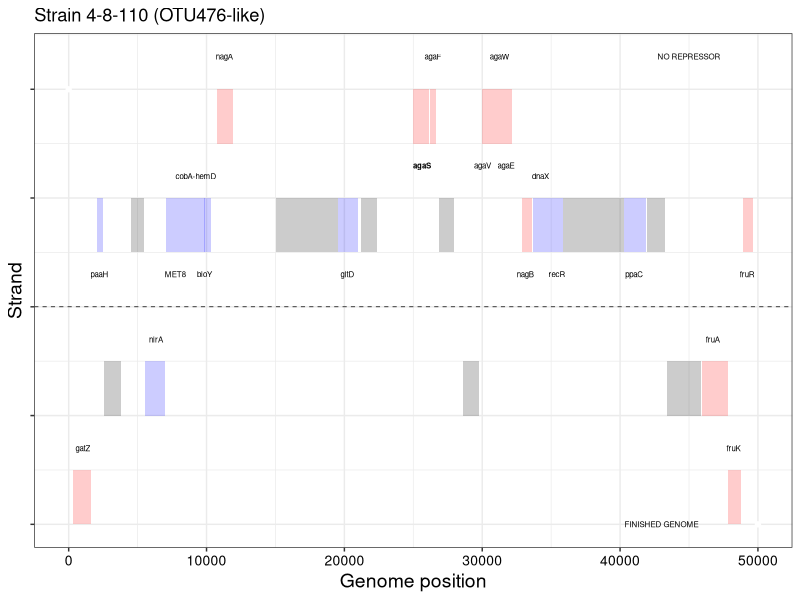
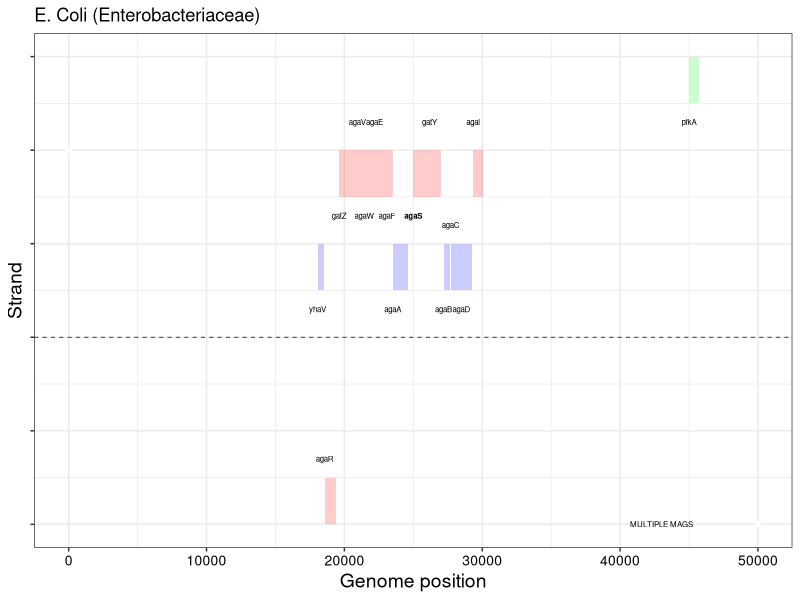
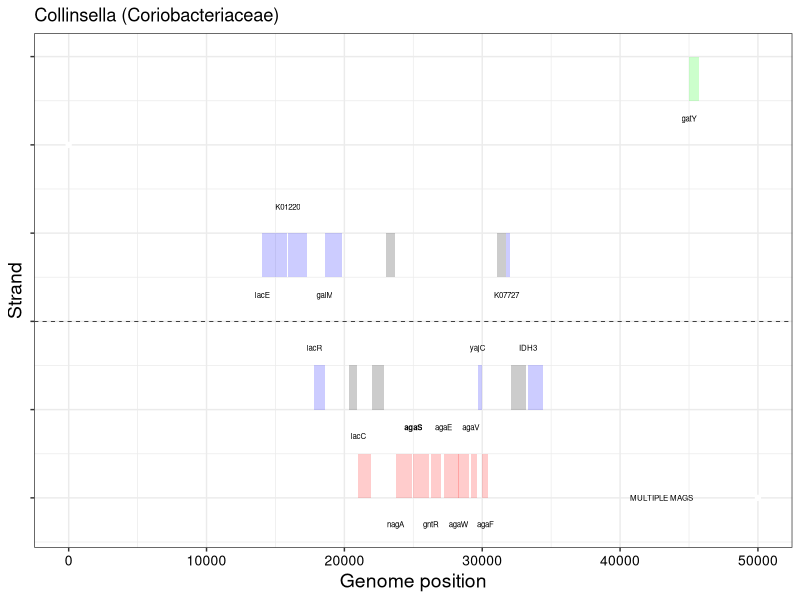
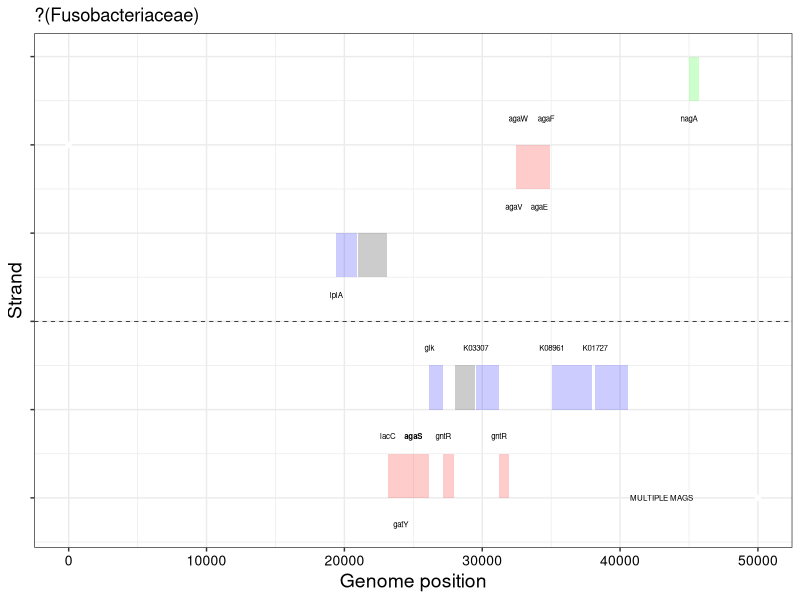
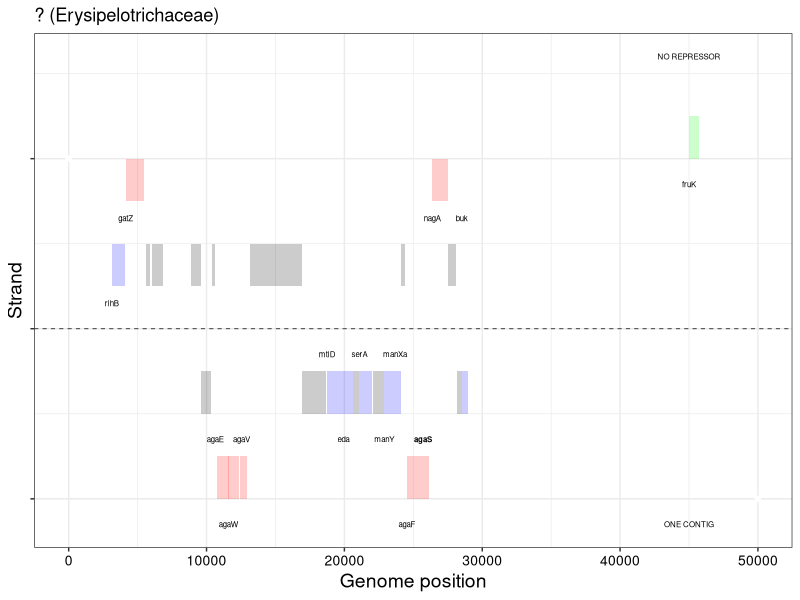
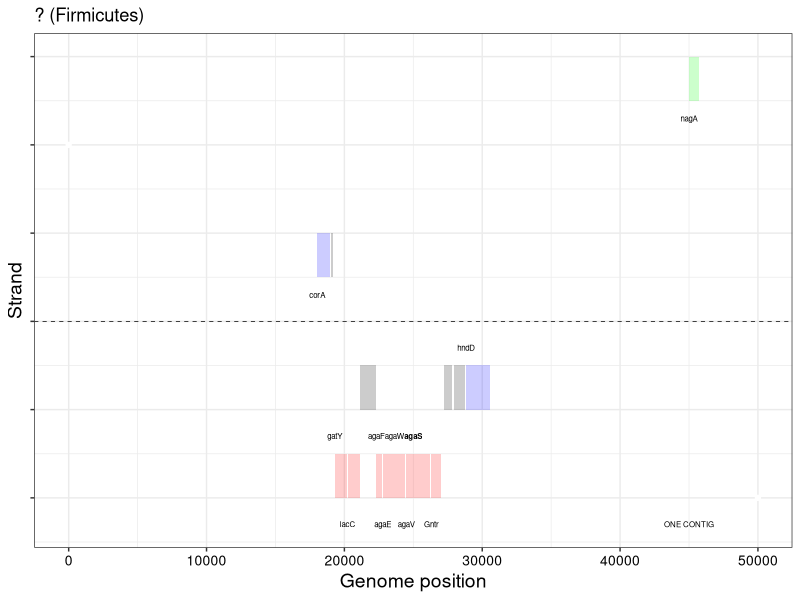

Reproduce these figures in R, in order.
library(ggplot2)
library(dplyr)
library(forcats)

Map <- read.csv("Limits.txt", header=T, sep="")

##4-8-110

Ct=-1481773

CairoPDF("4-8-110.pdf",width = 13.5,height = 3.3)

ggplot(dya = Map) + geom_point(mapping = aes(x = Map$X, y = Map$Y),color="white") +
  annotate("rect",xmin=1482111+Ct,xmax=1483427+Ct,ymin=-1.5,ymax=-2.0,alpha=.2,fill="red") + #gatZ-kbaZ
  annotate("text",x=1482811+Ct,y=-1.3,label="gatZ",size=2) +
  annotate("rect",xmin=1483814+Ct,xmax=1484275+Ct,ymin=0.5,ymax=1.0,alpha=.2,fill="blue") + #paaH, hbd, fadB, mmgB
  annotate("text",x=1484014+Ct,y=0.3,label="paaH",size=2) +
  annotate("rect",xmin=1484359+Ct,xmax=1485558+Ct,ymin=-0.5,ymax=-1,alpha=.2,fill="black") + #K07133
  annotate("rect",xmin=1486301+Ct,xmax=1487263+Ct,ymin=0.5,ymax=1,alpha=.2,fill="black") + #?
  annotate("rect",xmin=1487285+Ct,xmax=1488796+Ct,ymin=-0.5,ymax=-1.0,alpha=.2,fill="blue") + #nirA
  annotate("text",x=1488100+Ct,y=-0.3,label="nirA",size=2) +
  annotate("rect",xmin=1488854+Ct,xmax=1489408+Ct,ymin=0.5,ymax=1.0,alpha=.2,fill="blue") + #MET8
  annotate("text",x=1489500+Ct,y=0.3,label="MET8",size=2) +
  annotate("rect",xmin=1489398+Ct,xmax=1491629+Ct,ymin=0.5,ymax=1.0,alpha=.2,fill="blue") + #cobA-hemD
  annotate("text",x=1491000+Ct,y=1.2,label="cobA-hemD",size=2) +
  annotate("rect",xmin=1491619+Ct,xmax=1492128+Ct,ymin=0.5,ymax=1.0,alpha=.2,fill="blue") + #bioY
  annotate("text",x=1491619+Ct,y=0.3,label="bioY",size=2) +
  annotate("rect",xmin=1492548+Ct,xmax=1493687+Ct,ymin=1.5,ymax=2.0,alpha=.2,fill="red") + #nagA
  annotate("text",x=1493050+Ct,y=2.3,label="nagA",size=2) +
  annotate("rect",xmin=1496810+Ct,xmax=1501297+Ct,ymin=0.5,ymax=1.0,alpha=.2,fill="black") + #?
  annotate("rect",xmin=1501297+Ct,xmax=1502736+Ct,ymin=0.5,ymax=1.0,alpha=.2,fill="blue") + #gltD
  annotate("text",x=1502000+Ct,y=0.3,label="gltD",size=2) +
  annotate("rect",xmin=1502949+Ct,xmax=1504172+Ct,ymin=0.5,ymax=1.0,alpha=.2,fill="black") + #?
  annotate("rect",xmin=1506773+Ct,xmax=1507945+Ct,ymin=1.5,ymax=2.0,alpha=.2,fill="red") + #agaS
  annotate("text",x=1507400+Ct,y=1.3,label="agaS",size=2,fontface="bold") +
  annotate("rect",xmin=1507982+Ct,xmax=1508413+Ct,ymin=1.5,ymax=2.0,alpha=.2,fill="red") + #agaF
  annotate("text",x=1508200+Ct,y=2.3,label="agaF",size=2) +
  annotate("rect",xmin=1508628+Ct,xmax=1509740+Ct,ymin=0.5,ymax=1.0,alpha=.2,fill="black") + #K07496
  annotate("rect",xmin=1510380+Ct,xmax=1511540+Ct,ymin=-0.5,ymax=-1.0,alpha=.2,fill="black") + #
  annotate("rect",xmin=1511784+Ct,xmax=1512260+Ct,ymin=1.5,ymax=2.0,alpha=.2,fill="red") + #agaV
  annotate("text",x=1511784+Ct,y=1.3,label="agaV",size=2) +
  annotate("rect",xmin=1512295+Ct,xmax=1513080+Ct,ymin=1.5,ymax=2.0,alpha=.2,fill="red") + #agaW
  annotate("text",x=1513000+Ct,y=2.3,label="agaW",size=2) + 
  annotate("rect",xmin=1513070+Ct,xmax=1513933+Ct,ymin=1.5,ymax=2.0,alpha=.2,fill="red") + #agaE
  annotate("text",x=1513500+Ct,y=1.3,label="agaE",size=2) +
  annotate("rect",xmin=1514662+Ct,xmax=1515390+Ct,ymin=0.5,ymax=1.0,alpha=.2,fill="red") + #nagB
  annotate("text",x=1514900+Ct,y=0.3,label="nagB",size=2) +
  annotate("rect",xmin=1515460+Ct,xmax=1517061+Ct,ymin=0.5,ymax=1.0,alpha=.2,fill="blue") + #dnaX
  annotate("text",x=1516000+Ct,y=1.2,label="dnaX",size=2) +
  annotate("rect",xmin=1517062+Ct,xmax=1517649+Ct,ymin=0.5,ymax=1.0,alpha=.2,fill="blue") + #recR
  annotate("text",x=1517200+Ct,y=0.3,label="recR",size=2) +
  annotate("rect",xmin=1517649+Ct,xmax=1522022+Ct,ymin=0.5,ymax=1.0,alpha=.2,fill="black") +#?
  annotate("rect",xmin=1522032+Ct,xmax=1523633+Ct,ymin=0.5,ymax=1.0,alpha=.2,fill="blue") + #ppaC
  annotate("text",x=1522800+Ct,y=0.3,label="ppaC",size=2) +
  annotate("rect",xmin=1523713+Ct,xmax=1525014+Ct,ymin=0.5,ymax=1.0,alpha=.2,fill="black") +#?
  annotate("rect",xmin=1525200+Ct,xmax=1527665+Ct,ymin=-0.5,ymax=-1.0,alpha=.2,fill="black") +#?
  annotate("rect",xmin=1527737+Ct,xmax=1529626+Ct,ymin=-0.5,ymax=-1.0,alpha=.2,fill="red") + #fruA
  annotate("text",x=1528500+Ct,y=-0.3,label="fruA",size=2) +
  annotate("rect",xmin=1529628+Ct,xmax=1530533+Ct,ymin=-1.5,ymax=-2.0,alpha=.2,fill="red") + #fruK
  annotate("text",x=1529999+Ct,y=-1.3,label="fruK",size=2) +
  annotate("rect",xmin=1530693+Ct,xmax=1531445+Ct,ymin=0.5,ymax=1.0,alpha=.2,fill="red") + #fruR
  annotate("text",x=1531000+Ct,y=0.3,label="fruR",size=2) +
  annotate("text",x=45000,y=2.3,label="NO REPRESSOR",size=2) +
  annotate("text",x=43000,y=-2.0,label="FINISHED GENOME",size=2) +
  geom_hline(yintercept=0,linetype="dashed",size=0.25) +
  ggtitle("Strain 4-8-110 (OTU476-like)") +theme_bw()+
  theme(axis.title=element_text(size=14),axis.text.x = element_text(size=10, color = "black"),axis.text.y = element_blank()) + xlab("Genome position") + ylab("Strand")
dev.off()	

# E. Coli (S114106A_bin_11)
Ct=10252
CairoPDF("Ecoli-Regulon.pdf",width = 13.5,height = 3.3)
ggplot(dya = Map) + geom_point(mapping = aes(x = Map$X, y = Map$Y),color="white") +
  annotate("rect",xmin=19096+Ct,xmax=19797+Ct,ymin=1.5,ymax=2.0,alpha=.2,fill="red") + #agal
  annotate("text",x=19096+Ct,y=2.3,label="agal",size=2) +
  annotate("rect",xmin=18250+Ct,xmax=19041+Ct,ymin=0.5,ymax=1.0,alpha=.2,fill="blue") + #agaD
  annotate("text",x=18250+Ct,y=0.3,label="agaD",size=2) +
  annotate("rect",xmin=17457+Ct,xmax=18260+Ct,ymin=0.5,ymax=1.0,alpha=.2,fill="blue") + #agaC
  annotate("text",x=17457+Ct,y=1.2,label="agaC",size=2) +
  annotate("rect",xmin=16942+Ct,xmax=17418+Ct,ymin=0.5,ymax=1.0,alpha=.2,fill="blue") + #agaB
  annotate("text",x=16942+Ct,y=0.3,label="agaB",size=2) +
  annotate("rect",xmin=15915+Ct,xmax=16775+Ct,ymin=1.5,ymax=2.0,alpha=.2,fill="red") + #gatY
  annotate("text",x=15915+Ct,y=2.3,label="gatY",size=2) +
  annotate("rect",xmin=14748+Ct,xmax=15902+Ct,ymin=1.5,ymax=2.0,alpha=.2,fill="red") + #agaS
  annotate("text",x=14748+Ct,y=1.3,label="agaS",size=2, fontface="bold") +
  annotate("rect",xmin=13264+Ct,xmax=14397+Ct,ymin=0.5,ymax=1.0,alpha=.2,fill="blue") + #agaA
  annotate("text",x=13264+Ct,y=0.3,label="agaA",size=2) +
  annotate("rect",xmin=12833+Ct,xmax=13267+Ct,ymin=1.5,ymax=2.0,alpha=.2,fill="red") + #agaF
  annotate("text",x=12833+Ct,y=1.3,label="agaF",size=2) +
  annotate("rect",xmin=11937+Ct,xmax=12815+Ct,ymin=1.5,ymax=2.0,alpha=.2,fill="red") + #agaE
  annotate("text",x=11937+Ct,y=2.3,label="agaE",size=2) +
  annotate("rect",xmin=11168+Ct,xmax=11947+Ct,ymin=1.5,ymax=2.0,alpha=.2,fill="red") + #agaW
  annotate("text",x=11168+Ct,y=1.3,label="agaW",size=2) +
  annotate("rect",xmin=10684+Ct,xmax=11157+Ct,ymin=1.5,ymax=2.0,alpha=.2,fill="red") + #agaV
  annotate("text",x=10684+Ct,y=2.3,label="agaV",size=2) +
  annotate("rect",xmin=9381+Ct,xmax=10661+Ct,ymin=1.5,ymax=2.0,alpha=.2,fill="red") + #gatZ
  annotate("text",x=9381+Ct,y=1.3,label="gatZ",size=2) +
  annotate("rect",xmin=8324+Ct,xmax=9133+Ct,ymin=-1.5,ymax=-2.0,alpha=.2,fill="red") + #agaR
  annotate("text",x=8324+Ct,y=-1.3,label="agaR",size=2) +
  annotate("rect",xmin=7805+Ct,xmax=8269+Ct,ymin=0.5,ymax=1.0,alpha=.2,fill="blue") + #yhaV
  annotate("text",x=7805+Ct,y=0.3,label="yhaV",size=2) +
  annotate("rect",xmin=45000,xmax=45700,ymin=2.5,ymax=3.0,alpha=.2,fill="green") + #pfkA
  annotate("text",x=45000,y=2.3,label="pfkA",size=2) +
  annotate("text",x=43000,y=-2.0,label="MULTIPLE MAGS",size=2) +
  geom_hline(yintercept=0,linetype="dashed",size=0.25) +
  ggtitle("E. Coli (Enterobacteriaceae)")  +theme_bw()+
  theme(axis.title=element_text(size=14),axis.text.x = element_text(size=10, color = "black"),axis.text.y = element_blank()) + xlab("Genome position") + ylab("Strand")
  dev.off()
  
  # Colinsella (LW2-s126610_bin_38)
Ct=-76112
CairoPDF("Collinsella-Regulon.pdf",width = 13.5,height = 3.3)
ggplot(dya = Map) + geom_point(mapping = aes(x = Map$X, y = Map$Y),color="white") +
  annotate("rect",xmin=90153+Ct,xmax=91928+Ct,ymin=0.5,ymax=1.0,alpha=.2,fill="blue") + #LacE
  annotate("text",x=90153+Ct,y=0.3,label="lacE",size=2) +
  annotate("rect",xmin=92004+Ct,xmax=93425+Ct,ymin=0.5,ymax=1.0,alpha=.2,fill="blue") + #K01220
  annotate("text",x=92004+Ct,y=1.3,label="K01220",size=2) +
  annotate("rect",xmin=93939+Ct,xmax=94703+Ct,ymin=-0.5,ymax=-1.0,alpha=.2,fill="blue") + #lacR
  annotate("text",x=93939+Ct,y=-0.3,label="lacR",size=2) +
  annotate("rect",xmin=94703+Ct,xmax=95962+Ct,ymin=0.5,ymax=1.0,alpha=.2,fill="blue") + #galM
  annotate("text",x=94703+Ct,y=0.3,label="galM",size=2) +
  annotate("rect",xmin=96455+Ct,xmax=96928+Ct,ymin=-0.5,ymax=-1.0,alpha=.2,fill="black") + 
  annotate("rect",xmin=96961+Ct,xmax=97062+Ct,ymin=-0.5,ymax=-1.0,alpha=.2,fill="black") + 
  annotate("rect",xmin=97133+Ct,xmax=98068+Ct,ymin=-1.5,ymax=-2.0,alpha=.2,fill="red") + #lacC
  annotate("text",x=97133+Ct,y=-1.3,label="lacC",size=2) +
  annotate("rect",xmin=98128+Ct,xmax=99009+Ct,ymin=-0.5,ymax=-1.0,alpha=.2,fill="black") +
  annotate("rect",xmin=99165+Ct,xmax=99749+Ct,ymin=0.5,ymax=1.0,alpha=.2,fill="black") + 
  annotate("rect",xmin=99825+Ct,xmax=100994+Ct,ymin=-1.5,ymax=-2.0,alpha=.2,fill="red") + #nagA
  annotate("text",x=99825+Ct,y=-2.3,label="nagA",size=2) +
  annotate("rect",xmin=101112+Ct,xmax=102278+Ct,ymin=-1.5,ymax=-2.0,alpha=.2,fill="red") + #agaS
  annotate("text",x=101112+Ct,y=-1.2,label="agaS",size=2,fontface="bold") +
  annotate("rect",xmin=102393+Ct,xmax=103124+Ct,ymin=-1.5,ymax=-2.0,alpha=.2,fill="red") + #gntR
  annotate("text",x=102393+Ct,y=-2.3,label="gntR",size=2) +
  annotate("rect",xmin=103309+Ct,xmax=104391+Ct,ymin=-1.5,ymax=-2.0,alpha=.2,fill="red") + #agaE
  annotate("text",x=103309+Ct,y=-1.2,label="agaE",size=2) +
  annotate("rect",xmin=104381+Ct,xmax=105181+Ct,ymin=-1.5,ymax=-2.0,alpha=.2,fill="red") + #agaW
  annotate("text",x=104381+Ct,y=-2.3,label="agaW",size=2) +
  annotate("rect",xmin=105272+Ct,xmax=105754+Ct,ymin=-1.5,ymax=-2.0,alpha=.2,fill="red") + #agaV
  annotate("text",x=105272+Ct,y=-1.2,label="agaV",size=2) +
  annotate("rect",xmin=105791+Ct,xmax=106072+Ct,ymin=-0.5,ymax=-1.0,alpha=.2,fill="blue") + #yajC
  annotate("text",x=105791+Ct,y=-0.3,label="yajC",size=2) +
  annotate("rect",xmin=106072+Ct,xmax=106515+Ct,ymin=-1.5,ymax=-2.0,alpha=.2,fill="red") + #agaF
  annotate("text",x=106350+Ct,y=-2.3,label="agaF",size=2) +
  annotate("rect",xmin=107218+Ct,xmax=107856+Ct,ymin=0.5,ymax=1.0,alpha=.2,fill="black") + #
  annotate("rect",xmin=107867+Ct,xmax=108106+Ct,ymin=0.5,ymax=1.0,alpha=.2,fill="blue") + #K07727
  annotate("text",x=107867+Ct,y=0.3,label="K07727",size=2) +
  annotate("rect",xmin=108221+Ct,xmax=109306+Ct,ymin=-0.5,ymax=-1.0,alpha=.2,fill="black") + #
  annotate("rect",xmin=109434+Ct,xmax=110519+Ct,ymin=-0.5,ymax=-1.0,alpha=.2,fill="blue") + #IDH3
  annotate("text",x=109434+Ct,y=-0.3,label="IDH3",size=2) +
  annotate("rect",xmin=45000,xmax=45700,ymin=2.5,ymax=3.0,alpha=.2,fill="green") + 
  annotate("text",x=45000,y=2.3,label="gatY",size=2) +
  annotate("text",x=43000,y=-2.0,label="MULTIPLE MAGS",size=2)+
  geom_hline(yintercept=0,linetype="dashed",size=0.25) +
  ggtitle("Collinsella (Coriobacteriaceae)") +theme_bw()+
  theme(axis.title=element_text(size=14),axis.text.x = element_text(size=10, color = "black"),axis.text.y = element_blank()) + xlab("Genome position") + ylab("Strand")
  dev.off()
  
  # Fusobacteriaceae (LW2-s127575_bin_8)
Ct=-16605
CairoPDF("Fusobacteriaceae-Regulon.pdf",width = 13.5,height = 3.3)
ggplot(dya = Map) + geom_point(mapping = aes(x = Map$X, y = Map$Y),color="white") +
  annotate("rect",xmin=36017+Ct,xmax=37549+Ct,ymin=0.5,ymax=1.0,alpha=.2,fill="blue") + #lplA
  annotate("text",x=36017+Ct,y=0.3,label="lplA",size=2) +
  annotate("rect",xmin=37571+Ct,xmax=39673+Ct,ymin=0.5,ymax=1.0,alpha=.2,fill="black") + #
  annotate("rect",xmin=39771+Ct,xmax=40703+Ct,ymin=-1.5,ymax=-2.0,alpha=.2,fill="red") + #lacC
  annotate("text",x=39771+Ct,y=-1.3,label="lacC",size=2) +
  annotate("rect",xmin=40703+Ct,xmax=41554+Ct,ymin=-1.5,ymax=-2.0,alpha=.2,fill="red") + #gatY
  annotate("text",x=40703+Ct,y=-2.3,label="gatY",size=2) +
  annotate("rect",xmin=41605+Ct,xmax=42747+Ct,ymin=-1.5,ymax=-2.0,alpha=.2,fill="red") + #agaS
  annotate("text",x=41605+Ct,y=-1.3,label="agaS",size=2,fontface="bold") +
  annotate("rect",xmin=42777+Ct,xmax=43730+Ct,ymin=-0.5,ymax=-1.0,alpha=.2,fill="blue") + #glk
  annotate("text",x=42777+Ct,y=-0.3,label="glk",size=2) +
  annotate("rect",xmin=43794+Ct,xmax=44534+Ct,ymin=-1.5,ymax=-2.0,alpha=.2,fill="red") + #gntR
  annotate("text",x=43794+Ct,y=-1.3,label="gntR",size=2) +
  annotate("rect",xmin=44661+Ct,xmax=46112+Ct,ymin=-0.5,ymax=-1.0,alpha=.2,fill="black") + #
  annotate("rect",xmin=46127+Ct,xmax=47803+Ct,ymin=-0.5,ymax=-1.0,alpha=.2,fill="blue") + #K03307
  annotate("text",x=46127+Ct,y=-0.3,label="K03307",size=2) +
  annotate("rect",xmin=47847+Ct,xmax=48569+Ct,ymin=-1.5,ymax=-2.0,alpha=.2,fill="red") + #gntR
  annotate("text",x=47847+Ct,y=-1.3,label="gntR",size=2) +
  annotate("rect",xmin=49022+Ct,xmax=49498+Ct,ymin=1.5,ymax=2.0,alpha=.2,fill="red") + #agaV
  annotate("text",x=48900+Ct,y=1.3,label="agaV",size=2) +
  annotate("rect",xmin=49519+Ct,xmax=50301+Ct,ymin=1.5,ymax=2.0,alpha=.2,fill="red") + #agaW
  annotate("text",x=49200+Ct,y=2.3,label="agaW",size=2) +
  annotate("rect",xmin=50291+Ct,xmax=51097+Ct,ymin=1.5,ymax=2.0,alpha=.2,fill="red") + #agaE
  annotate("text",x=50750+Ct,y=1.3,label="agaE",size=2) +
  annotate("rect",xmin=51112+Ct,xmax=51537+Ct,ymin=1.5,ymax=2.0,alpha=.2,fill="red") + #agaF
  annotate("text",x=51250+Ct,y=2.3,label="agaF",size=2) +
  annotate("rect",xmin=51641+Ct,xmax=54568+Ct,ymin=-0.5,ymax=-1.0,alpha=.2,fill="blue") + #K08961
  annotate("text",x=51641+Ct,y=-0.3,label="K08961",size=2) +
  annotate("rect",xmin=54784+Ct,xmax=57201+Ct,ymin=-0.5,ymax=-1.0,alpha=.2,fill="blue") + #K01727
  annotate("text",x=54784+Ct,y=-0.3,label="K01727",size=2) +
  annotate("rect",xmin=45000,xmax=45700,ymin=2.5,ymax=3.0,alpha=.2,fill="green") + 
  annotate("text",x=45000,y=2.3,label="nagA",size=2) +
  annotate("text",x=43000,y=-2.0,label="MULTIPLE MAGS",size=2)+
  geom_hline(yintercept=0,linetype="dashed",size=0.25) +
  ggtitle("?(Fusobacteriaceae)") +theme_bw()+
  theme(axis.title=element_text(size=14),axis.text.x = element_text(size=10, color = "black"),axis.text.y = element_blank()) + xlab("Genome position") + ylab("Strand")
dev.off()

#Erysipelotyrichaceae
Ct=-116019
CairoPDF("Erysipelotrichaceae-Regulon.pdf",width = 13.5,height = 3.3)
ggplot(dya = Map) + geom_point(mapping = aes(x = Map$X, y = Map$Y),color="white") +
  annotate("rect",xmin=119145+Ct,xmax=120074+Ct,ymin=0.5,ymax=1.0,alpha=.2,fill="blue") + #rihB
  annotate("text",x=119145+Ct,y=0.3,label="rihB",size=2) +
  annotate("rect",xmin=120157+Ct,xmax=121506+Ct,ymin=1.5,ymax=2.0,alpha=.2,fill="red") + #gatZ
  annotate("text",x=120157+Ct,y=1.3,label="gatZ",size=2) +
  annotate("rect",xmin=121635+Ct,xmax=121937+Ct,ymin=0.5,ymax=1.0,alpha=.2,fill="black") + 
  annotate("rect",xmin=122835+Ct,xmax=122086+Ct,ymin=0.5,ymax=1.0,alpha=.2,fill="black") + 
  annotate("rect",xmin=124900+Ct,xmax=125598+Ct,ymin=0.5,ymax=1.0,alpha=.2,fill="black") + 
  annotate("rect",xmin=125627+Ct,xmax=126370+Ct,ymin=-0.5,ymax=-1.0,alpha=.2,fill="black") + 
  annotate("rect",xmin=126412+Ct,xmax=126663+Ct,ymin=0.5,ymax=1.0,alpha=.2,fill="black") + 
  annotate("rect",xmin=126750+Ct,xmax=127613+Ct,ymin=-1.5,ymax=-2.0,alpha=.2,fill="red") + #agaE
  annotate("text",x=126650+Ct,y=-1.3,label="agaE",size=2) +
  annotate("rect",xmin=127603+Ct,xmax=128397+Ct,ymin=-1.5,ymax=-2.0,alpha=.2,fill="red") + #agaW
  annotate("text",x=127603+Ct,y=-2.3,label="agaW",size=2) +
  annotate("rect",xmin=128450+Ct,xmax=128926+Ct,ymin=-1.5,ymax=-2.0,alpha=.2,fill="red") + #agaV
  annotate("text",x=128550+Ct,y=-1.3,label="agaV",size=2) +
  annotate("rect",xmin=129169+Ct,xmax=130341+Ct,ymin=0.5,ymax=1.0,alpha=.2,fill="black") +
  annotate("rect",xmin=130367+Ct,xmax=132925+Ct,ymin=0.5,ymax=1.0,alpha=.2,fill="black") +
  annotate("rect",xmin=132967+Ct,xmax=133638+Ct,ymin=-0.5,ymax=-1.0,alpha=.2,fill="black") +
  annotate("rect",xmin=133644+Ct,xmax=134693+Ct,ymin=-0.5,ymax=-1.0,alpha=.2,fill="black") +
  annotate("rect",xmin=134782+Ct,xmax=135945+Ct,ymin=-0.5,ymax=-1.0,alpha=.2,fill="blue") + #mtlD
  annotate("text",x=134782+Ct,y=-0.3,label="mtlD",size=2) +
  annotate("rect",xmin=135955+Ct,xmax=136611+Ct,ymin=-0.5,ymax=-1.0,alpha=.2,fill="blue") + #eda
  annotate("text",x=135955+Ct,y=-1.3,label="eda",size=2) +
  annotate("rect",xmin=136628+Ct,xmax=137101+Ct,ymin=-0.5,ymax=-1.0,alpha=.2,fill="black") +
  annotate("rect",xmin=137115+Ct,xmax=138044+Ct,ymin=-0.5,ymax=-1.0,alpha=.2,fill="blue") + #serA
  annotate("text",x=137115+Ct,y=-0.3,label="serA",size=2) +
  annotate("rect",xmin=138063+Ct,xmax=138914+Ct,ymin=-0.5,ymax=-1.0,alpha=.2,fill="black") +
  annotate("rect",xmin=138916+Ct,xmax=139677+Ct,ymin=-0.5,ymax=-1.0,alpha=.2,fill="blue") + #manY
  annotate("text",x=138916+Ct,y=-1.3,label="manY",size=2) +
  annotate("rect",xmin=139683+Ct,xmax=140102+Ct,ymin=-0.5,ymax=-1.0,alpha=.2,fill="blue") + #manXa
  annotate("text",x=139683+Ct,y=-0.3,label="manXa",size=2) +
  annotate("rect",xmin=140131+Ct,xmax=140445+Ct,ymin=0.5,ymax=1.0,alpha=.2,fill="black") +
  annotate("rect",xmin=140559+Ct,xmax=141005+Ct,ymin=-1.5,ymax=-2.0,alpha=.2,fill="red") + #agaF
  annotate("text",x=140559+Ct,y=-2.3,label="agaF",size=2) +
  annotate("rect",xmin=141019+Ct,xmax=142194+Ct,ymin=-1.5,ymax=-2.0,alpha=.2,fill="red") + #agaS
  annotate("text",x=141719+Ct,y=-1.3,label="agaS",size=2, fontface="bold") +
  annotate("rect",xmin=142388+Ct,xmax=143536+Ct,ymin=1.5,ymax=2.0,alpha=.2,fill="red") + #nagA
  annotate("text",x=142388+Ct,y=1.3,label="nagA",size=2) +
  annotate("rect",xmin=143571+Ct,xmax=144101+Ct,ymin=0.5,ymax=1.0,alpha=.2,fill="black") +
  annotate("rect",xmin=144178+Ct,xmax=144528+Ct,ymin=-0.5,ymax=-1.0,alpha=.2,fill="black") +
  annotate("rect",xmin=144535+Ct,xmax=144996+Ct,ymin=-0.5,ymax=-1.0,alpha=.2,fill="blue") + #buk
  annotate("text",x=144535+Ct,y=1.3,label="buk",size=2) +
  annotate("rect",xmin=45000,xmax=45700,ymin=2.0,ymax=2.5,alpha=.2,fill="green") + #pfkA
  annotate("text",x=45000,y=1.7,label="fruK",size=2) +
  annotate("text",x=45000,y=3.2,label="NO REPRESSOR",size=2) +
  annotate("text",x=45000,y=-2.3,label="ONE CONTIG",size=2) +
  geom_hline(yintercept=0,linetype="dashed",size=0.25) +
  ggtitle("? (Erysipelotrichaceae)") +theme_bw()+
  theme(axis.title=element_text(size=14),axis.text.x = element_text(size=10, color = "black"),axis.text.y = element_blank()) + xlab("Genome position") + ylab("Strand")
  dev.off()
  
 # Firmicutes (Boar-s19_bin_31)
Ct=12976
CairoPDF("Firmicutes-Regulon.pdf",width = 13.5,height = 3.3)
ggplot(dya = Map) + geom_point(mapping = aes(x = Map$X, y = Map$Y),color="white") +
  annotate("rect",xmin=5054+Ct,xmax=6007+Ct,ymin=0.5,ymax=1.0,alpha=.2,fill="blue") + #corA
  annotate("text",x=5054+Ct,y=0.3,label="corA",size=2) +
  annotate("rect",xmin=6045+Ct,xmax=6224+Ct,ymin=0.5,ymax=1.0,alpha=.2,fill="black") + 
  annotate("rect",xmin=6334+Ct,xmax=7182+Ct,ymin=-1.5,ymax=-2.0,alpha=.2,fill="red") + #gatY
  annotate("text",x=6334+Ct,y=-1.3,label="gatY",size=2) +
  annotate("rect",xmin=7253+Ct,xmax=8185+Ct,ymin=-1.5,ymax=-2.0,alpha=.2,fill="red") + #lacC
  annotate("text",x=7253+Ct,y=-2.3,label="lacC",size=2) +
  annotate("rect",xmin=8190+Ct,xmax=9353+Ct,ymin=-0.5,ymax=-1.0,alpha=.2,fill="black") + 
  annotate("rect",xmin=9353+Ct,xmax=9772+Ct,ymin=-1.5,ymax=-2.0,alpha=.2,fill="red") + #agaF
  annotate("text",x=9353+Ct,y=-1.3,label="agaF",size=2) +
  annotate("rect",xmin=9801+Ct,xmax=10649+Ct,ymin=-1.5,ymax=-2.0,alpha=.2,fill="red") + #agaE
  annotate("text",x=9801+Ct,y=-2.3,label="agaE",size=2) +
  annotate("rect",xmin=10636+Ct,xmax=11418+Ct,ymin=-1.5,ymax=-2.0,alpha=.2,fill="red") + #agaW
  annotate("text",x=10636+Ct,y=-1.3,label="agaW",size=2) +
  annotate("rect",xmin=11515+Ct,xmax=11991+Ct,ymin=-1.5,ymax=-2.0,alpha=.2,fill="red") + #agaV
  annotate("text",x=11515+Ct,y=-2.3,label="agaV",size=2) +
  annotate("rect",xmin=12024+Ct,xmax=13211+Ct,ymin=-1.5,ymax=-2.0,alpha=.2,fill="red") + #agaS
  annotate("text",x=12024+Ct,y=-1.3,label="agaS",size=2, fontface="bold") +
  annotate("rect",xmin=13341+Ct,xmax=14069+Ct,ymin=-1.5,ymax=-2.0,alpha=.2,fill="red") + #Gntr
  annotate("text",x=13341+Ct,y=-2.3,label="Gntr",size=2) +
  annotate("rect",xmin=14250+Ct,xmax=14834+Ct,ymin=-0.5,ymax=-1.0,alpha=.2,fill="black") + 
  annotate("rect",xmin=14980+Ct,xmax=15756+Ct,ymin=-0.5,ymax=-1.0,alpha=.2,fill="black") +
  annotate("rect",xmin=15860+Ct,xmax=17611+Ct,ymin=-0.5,ymax=-1.0,alpha=.2,fill="blue") + #hndD
  annotate("text",x=15860+Ct,y=-0.3,label="hndD",size=2) +
  annotate("rect",xmin=45000,xmax=45700,ymin=2.5,ymax=3.0,alpha=.2,fill="green") + 
  annotate("text",x=45000,y=2.3,label="nagA",size=2) +
  annotate("text",x=45000,y=-2.3,label="ONE CONTIG",size=2) +
  geom_hline(yintercept=0,linetype="dashed",size=0.25) +
  ggtitle("? (Firmicutes)")+theme_bw() +
  theme(axis.title=element_text(size=14),axis.text.x = element_text(size=10, color = "black"),axis.text.y = element_blank()) + xlab("Genome position") + ylab("Strand")
dev.off()